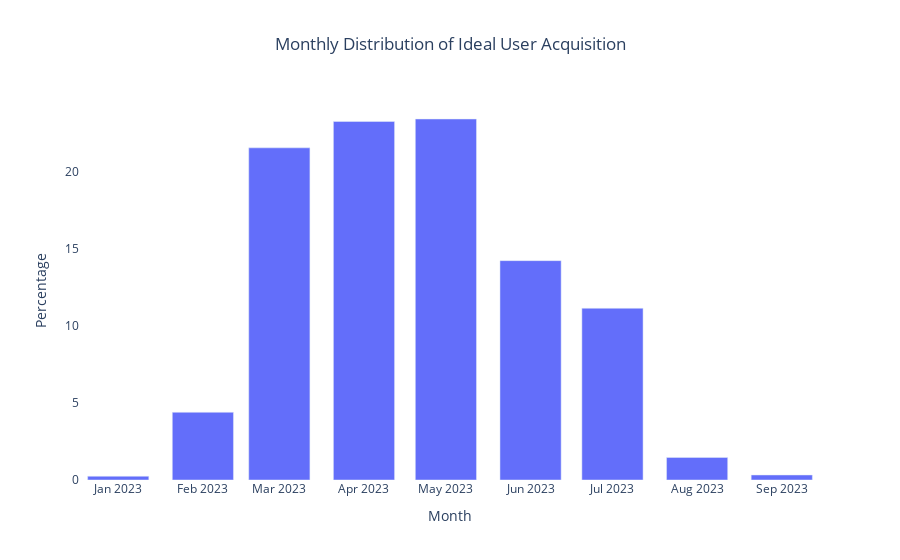

The cell this chart's notebook holds for it:
### Markdown cell above
# When did we acquire them?

### Code cell
ideal_customer_acquisition = data_ideal_customers_unique.groupby('first_txn_month')['customerID'].count().reset_index()
ideal_customer_acquisition['Percentage'] = (ideal_customer_acquisition['customerID']/ideal_customer_acquisition['customerID'].sum())*100

ideal_customer_acquisition['first_txn_month'] =ideal_customer_acquisition['first_txn_month'].astype(str)

fig = px.bar(ideal_customer_acquisition, 
             x='first_txn_month', 
             y='Percentage',
             labels={'first_txn_month': 'Month'},
             title='Monthly Distribution of Ideal User Acquisition')

fig.update_layout(
    plot_bgcolor='white',
    paper_bgcolor='white',
    title_x = 0.5
)

fig.show()

### Figure 1 — Plotly figure (JSON) as saved in the notebook; plotly's stock layout.template omitted (floating-point values rounded to 4 significant figures)
{"data": [{"alignmentgroup": "True", "hovertemplate": "Month=%{x}<br>Percentage=%{y}<extra></extra>", "legendgroup": "", "marker": {"color": "#636efa", "pattern": {"shape": ""}}, "name": "", "offsetgroup": "", "orientation": "v", "showlegend": false, "textposition": "auto", "type": "bar", "x": ["2023-01", "2023-02", "2023-03", "2023-04", "2023-05", "2023-06", "2023-07", "2023-08", "2023-09"], "xaxis": "x", "y": [0.2439, 4.39, 21.54, 23.25, 23.41, 14.23, 11.14, 1.463, 0.3252], "yaxis": "y"}], "layout": {"barmode": "relative", "legend": {"tracegroupgap": 0}, "paper_bgcolor": "white", "plot_bgcolor": "white", "title": {"text": "Monthly Distribution of Ideal User Acquisition", "x": 0.5}, "xaxis": {"anchor": "y", "domain": [0, 1], "title": {"text": "Month"}}, "yaxis": {"anchor": "x", "domain": [0, 1], "title": {"text": "Percentage"}}}}
